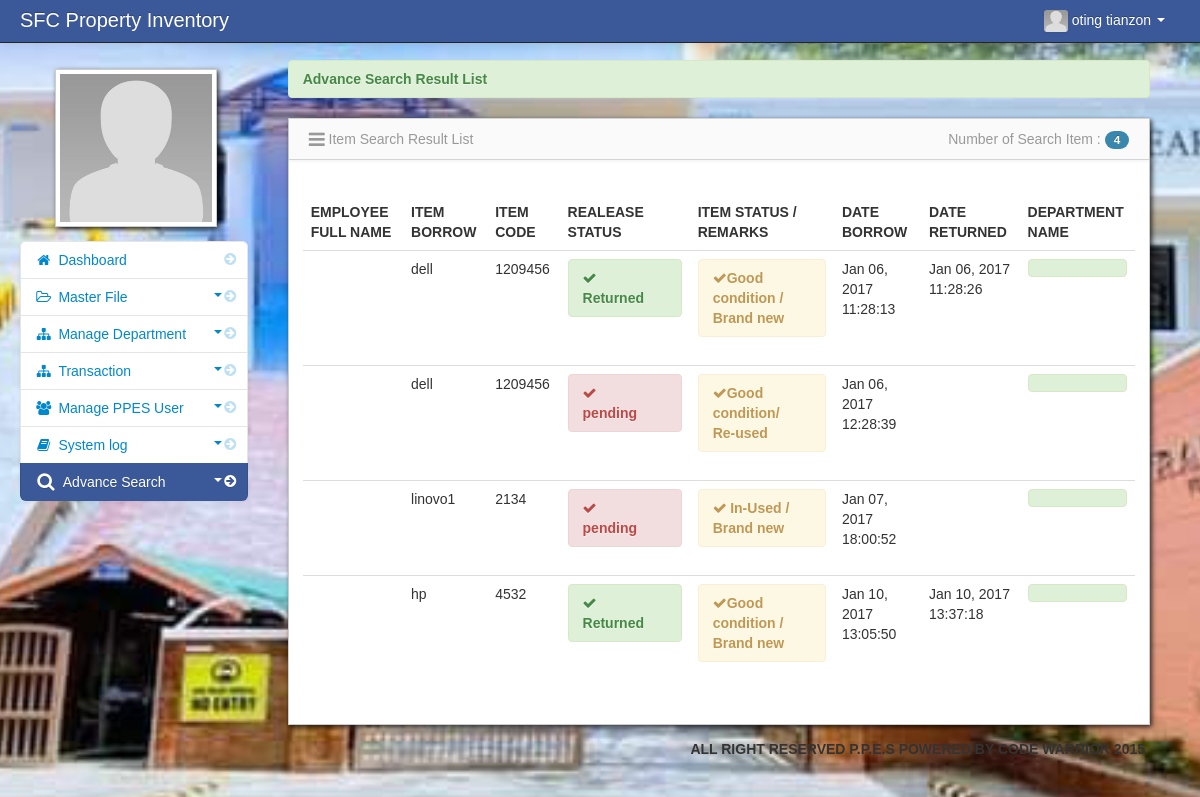
/admin/advance_search.php (signed in), run on the app's committed database.
### tables this page shows
CREATE TABLE `user` (
  `user_id` int(11) NOT NULL,
  `firstname` varchar(100) NOT NULL,
  `middlename` varchar(100) NOT NULL,
  `lastname` varchar(100) NOT NULL,
  `username` varchar(100) NOT NULL,
  `password` varchar(100) NOT NULL,
  `adminthumbnails` varchar(128) NOT NULL
);

CREATE TABLE `release_details` (
  `release_details_id` int(11) NOT NULL,
  `dep_id` int(128) NOT NULL,
  `item_id` int(11) NOT NULL,
  `release_id` int(11) NOT NULL,
  `release_status` varchar(128) NOT NULL,
  `remarks` varchar(128) NOT NULL,
  `date_return` datetime NOT NULL
);

CREATE TABLE `item` (
  `item_id` int(11) NOT NULL,
  `item_serial` int(11) NOT NULL,
  `item_name` varchar(100) NOT NULL,
  `item_qty` varchar(20) DEFAULT NULL,
  `item_brand` varchar(100) NOT NULL,
  `item_description` varchar(100) NOT NULL,
  `item_status` varchar(100) NOT NULL,
  `created_at` datetime NOT NULL DEFAULT current_timestamp()
);

CREATE TABLE `tbl_release` (
  `release_id` int(11) NOT NULL,
  `client_id` int(11) NOT NULL,
  `date_borrow` datetime NOT NULL
);

### admin/session.php (called while the page is built, shortened)
<?php
$session_id=$_SESSION['id'];
?>

### admin/advance_search.php (the view, shortened to what this page needs)
<?php include('header.php'); ?>
<?php include('session.php'); ?>
<?php
$item_name = $_POST['item_name'];
$item_serial = $_POST['item_serial'];
?>
    <body>
		<?php include('navbar.php'); ?>
        <div class="container-fluid">
            <div class="row-fluid">
				<?php include('advance_search_slidebar.php'); ?>
				<div class="span9" id="content">
                     <div class="row-fluid">
					 <div class="empty">
			 	         <div class="alert alert-success">
                            <strong> Advance Search Result List</strong>
                       </div>
			        </div>
					 <?php
	             $count_item=mysqli_query($conn,"select * from release_details
	                             LEFT JOIN item ON release_details.item_id = item.item_id
	                             LEFT JOIN tbl_release ON release_details.release_id=tbl_release.release_id
								 LEFT JOIN client ON tbl_release.client_id=client.client_id
		                         where item_name LIKE '%$item_name%'
							     and item_serial LIKE '%$item_serial%'");
	             $count = mysqli_num_rows($count_item);
                 ?>
				   <div id="block_bg" class="block">
                        <div class="navbar navbar-inner block-header">
                             <div class="muted pull-left"><i class="icon-reorder icon-large"></i> Item Search Result List</div>
                          <div class="muted pull-right">
								Number of Search Item : <span class="badge badge-info"><?php  echo $count; ?></span>
							 </div>
						  </div>
<br/>
<div class="block-content collapse in">
    <div class="span12">
	<form action="" method="post">
  	<table cellpadding="0" cellspacing="0" border="0" class="table" id="example">
		<thead>
		        <tr>
					<th>Employee Full Name</th>
					<th>Item Borrow </th>
					<th>Item Code</th>
			        <th>Realease status  </th>
					<th>Item Status / Remarks</th>
					<th>Date Borrow  </th>
					<th>Date Returned   </th>
                    <th>Department Name </th>
		    </tr>
		</thead>
<tbody>
<?php
		$search_query = mysqli_query($conn,"select * from release_details
	                             LEFT JOIN item ON release_details.item_id = item.item_id
	                             LEFT JOIN tbl_release ON release_details.release_id=tbl_release.release_id
								 LEFT JOIN client ON tbl_release.client_id=client.client_id
								 LEFT JOIN department ON release_details.dep_id = department.dep_id
		                         where item_name LIKE '%$item_name%'
							     and item_serial LIKE '%$item_serial%'")or die(mysqli_error());
		while($row = mysqli_fetch_array($search_query)){
		?>
		<tr>
            <td><?php echo $row['firstname']; ?>
		    <?php echo $row['lastname']; ?></td>
		    <td> <?php echo $row['item_name']; ?></td>
			<td><?php echo $row['item_serial']; ?></td>
			<td><?php
		       if($row['release_status']=='pending')
		       {
			   echo '<div class="alert alert-danger"><i class="icon-ok"> </i><strong>'.$row['release_status'].'</strong></div>';
               }
		       else
			   {
			  echo '<div class="alert alert-success"><i class="icon-ok"></i><strong>'.$row['release_status'].'</strong></div>';
		       };
			  ?>
			</td>
		<td><?php
		       if($row['item_status']=='In-Used')
		       {
			   echo '<div class="alert alert-warning"><i class="icon-ok"> </i><strong>'.$row['item_status'].''.$row['remarks'].'</strong></div>';
		       }
		       else if($row['item_status']=='Good condition')
			   {
			   echo '<div class="alert alert-warning"><i class="icon-ok"></i><strong>'.$row['item_status'].''.$row['remarks'].'</strong></div>';
               }
		       else
			   {
			  echo '<div class="alert alert-warning"><i class="icon-ok"></i><strong>'.$row['item_status'].'</strong></div>';
		       };
			  ?>
		</td>
            <td><?php echo date("M d, Y H:i:s",strtotime($row['date_borrow'])); ?></td>
			<td><?php echo ($row['date_return'] == "0000-00-00 00:00:00") ? "" : date("M d, Y H:i:s",strtotime($row['date_return'])); ?></td>
			<td><div class="alert alert-success"><?php echo $row['dep_name']; ?></td>
		</tr>
	<?php } ?>
</tbody>
</table>
</form>
</div>
</div>
</div>
</div>
</div>
</div>
<?php include('footer.php'); ?>
</div>
<?php include('script.php'); ?>
 </body>
</html>

### admin/navbar.php (shortened to what this page needs)
<div class="navbar navbar-inverse navbar-fixed-top">
          <div class="navbar-inner">
             <div class="container-fluid">
		 <div class="navbar-header">
                  <span class="brand" href="#">SFC Property Inventory</span>
		 </div>
                  <div class="nav-collapse collapse">
                      <ul class="nav pull-right">
				<?php $query= mysqli_query($conn,"select * from user where user_id = '$session_id'")or die(mysqli_error());
					  $row = mysqli_fetch_array($query);
				?>
                          <li class="dropdown">
                              <a href="#" role="button" class="dropdown-toggle" data-toggle="dropdown"><img id="avatar1" class="img-responsive" src="<?php echo $row['adminthumbnails']; ?>">&nbsp;<?php echo $row['firstname']." ".$row['lastname'];  ?> <i class="caret"></i>
                              </a>
                          </li>
                      </ul>
                  </div>
              </div>
          </div>
      </div>

### admin/advance_search_slidebar.php (shortened to what this page needs)
     <div class="span3" id="sidebar">
	              <img id="admin_avatar" class="img-polaroid" src="<?php echo $row['adminthumbnails']; ?>">
                  <ul class="nav nav-list bs-docs-sidenav nav-collapse collapse">
                           <li class="">
						   <a href="dashboard.php"><i class="icon-chevron-right"></i><i class="icon-home"></i>&nbsp;Dashboard</a>
						   </li>
						 <li>
						    <a href="javascript:;" role="button" class="dropdown-toggle" data-toggle="collapse" data-target="#bs"><i class="icon-chevron-right"></i><i class="icon-folder-open-alt"></i>&nbsp;Master File
						    <div class="muted pull-right"><i class="caret"></i></div></a>
						</li>
						  <li class="">
						    <a href="javascript:;" role="button" class="dropdown-toggle" data-toggle="collapse" data-target="#bs1"><i class="icon-chevron-right"></i><i class="icon-sitemap"></i>&nbsp;Manage Department
						    <div class="muted pull-right"><i class="caret"></i></div></a>
						</li>
					    <li>
						    <a href="javascript:;" role="button" class="dropdown-toggle" data-toggle="collapse" data-target="#bs2"><i class="icon-chevron-right"></i><i class="icon-sitemap"></i>&nbsp;Transaction
							<div class="muted pull-right"><i class="caret"></i></div></a>
						</li>
						<li>
						    <a href="javascript:;" role="button" class="dropdown-toggle" data-toggle="collapse" data-target="#bs3"><i class="icon-chevron-right"></i><i class="icon-group"></i>&nbsp;Manage PPES User
							<div class="muted pull-right"><i class="caret"></i></div></a>
						</li>
						<li>
						    <a href="javascript:;" role="button" class="dropdown-toggle" data-toggle="collapse" data-target="#bs4"><i class="icon-chevron-right"></i><i class="icon-book"></i>&nbsp;System log
							<div class="muted pull-right"><i class="caret"></i></div></a>
						</li>
                         <li class="active">
                           <a href="javascript:;" role="button" class="dropdown-toggle" data-toggle="collapse" data-target="#bs5"><i class="icon-chevron-right"></i><i class="icon-search icon-large"></i>&nbsp;Advance Search
						   <div class="muted pull-right"><i class="caret"></i></div></a>
                        </li>
                  </ul>
</div>

### admin/assets/styles.css (style rules this page uses)
body { padding-top: 60px; padding-bottom: 40px; background-color: #f5f5f5; }
#content { margin-left:0px; }
.block { background: url("../images/pixel-60fff.png") repeat scroll 0 0 rgba(0, 0, 0, 0) !important; border: 1px solid #ccc; background: white; margin: 1em 0em; border-top: none; -webkit-box-shadow: 2px 2px 5px rgba(0, 0, 6, 0.75); -moz-box-shadow: 2px 2px 5px rgba(0, 0, 6, 0.75); box-shadow: 2px 2px 5px rgba(0, 0, 6, 0.75); }
.block-content { margin: 1em; min-height: .25em; }
.block-header { margin-bottom: 0px; border-right: none; border-left: none; -webkit-border-radius: 0px; -moz-border-radius: 0px; border-radius: 0px; }
.block-header div { padding-top: 10px; }
.bs-docs-sidenav { max-width: 228px; margin: 30px 0 0; padding: 0; background-color: #fff; -webkit-border-radius: 6px; -moz-border-radius: 6px; border-radius: 6px; -webkit-box-shadow: 0 1px 4px rgba(0,0,0,.065); -moz-box-shadow: 0 1px 4px rgba(0,0,0,.065); box-shadow: 0 1px 4px rgba(0,0,0,.065); }
.bs-docs-sidenav > li > a { display: block; width: 190px \9; margin: 0 0 -1px; padding: 8px 14px; border: 1px solid #e5e5e5; }
.bs-docs-sidenav > li:first-child > a { -webkit-border-radius: 6px 6px 0 0; -moz-border-radius: 6px 6px 0 0; border-radius: 6px 6px 0 0; }
.bs-docs-sidenav > li:last-child > a { -webkit-border-radius: 0 0 6px 6px; -moz-border-radius: 0 0 6px 6px; border-radius: 0 0 6px 6px; }
.bs-docs-sidenav > .active > a { position: relative; z-index: 2; padding: 9px 15px; border: 0; text-shadow: 0 1px 0 rgba(0,0,0,.15); -webkit-box-shadow: inset 1px 0 0 rgba(0,0,0,.1), inset -1px 0 0 rgba(0,0,0,.1); -moz-box-shadow: inset 1px 0 0 rgba(0,0,0,.1), inset -1px 0 0 rgba(0,0,0,.1); box-shadow: inset 1px 0 0 rgba(0,0,0,.1), inset -1px 0 0 rgba(0,0,0,.1); }
.bs-docs-sidenav .icon-chevron-right { float: right; margin-top: 2px; margin-right: -6px; opacity: .25; }
.bs-docs-sidenav .active .icon-chevron-right, .bs-docs-sidenav .active a:hover .icon-chevron-right { opacity: 1; }

### data on the page
user: adminthumbnails (placeholder picture), firstname "oting", lastname "tianzon"
release_details: item.item_name "dell", item.item_serial "1209456", release_status "Returned", item.item_status "Good condition", remarks "/ Brand new", release.date_borrow "Jan 06, 2017 11:28:13", date_return "Jan 06, 2017 11:28:26"
release_details: item.item_name "dell", item.item_serial "1209456", release_status "pending", item.item_status "Good condition", remarks "/ Re-used", release.date_borrow "Jan 06, 2017 12:28:39"
release_details: item.item_name "linovo1", item.item_serial "2134", release_status "pending", item.item_status "In-Used", remarks "/ Brand new", release.date_borrow "Jan 07, 2017 18:00:52"
release_details: item.item_name "hp", item.item_serial "4532", release_status "Returned", item.item_status "Good condition", remarks "/ Brand new", release.date_borrow "Jan 10, 2017 13:05:50", date_return "Jan 10, 2017 13:37:18"

### other printed values
$count "4"
